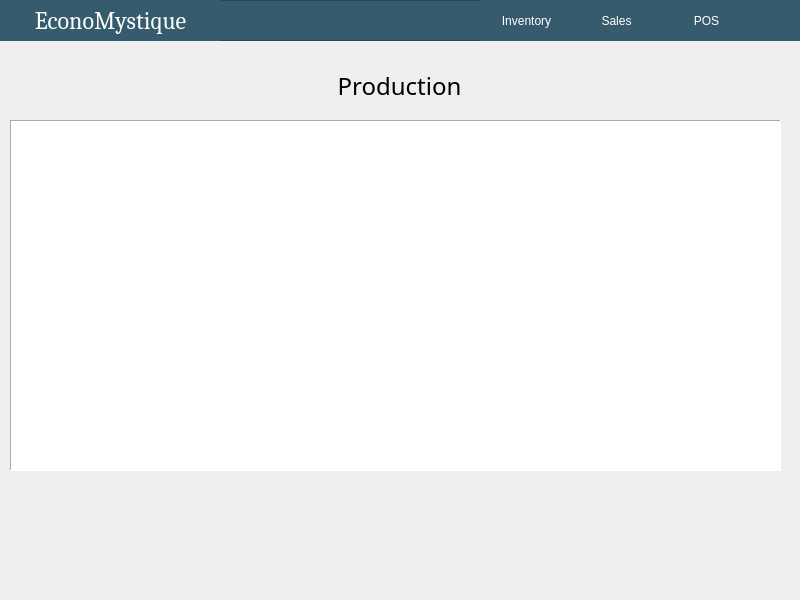
<?xml version="1.0" encoding="UTF-8"?>
<ui version="4.0">
 <class>Form</class>
 <widget class="QWidget" name="Form">
  <property name="geometry">
   <rect>
    <x>0</x>
    <y>0</y>
    <width>800</width>
    <height>600</height>
   </rect>
  </property>
  <property name="windowTitle">
   <string>Form</string>
  </property>
  <widget class="QFrame" name="frame">
   <property name="geometry">
    <rect>
     <x>0</x>
     <y>0</y>
     <width>801</width>
     <height>41</height>
    </rect>
   </property>
   <property name="styleSheet">
    <string notr="true">background: #365b6d;</string>
   </property>
   <property name="frameShape">
    <enum>QFrame::StyledPanel</enum>
   </property>
   <property name="frameShadow">
    <enum>QFrame::Raised</enum>
   </property>
   <widget class="QLabel" name="titleLabel">
    <property name="geometry">
     <rect>
      <x>0</x>
      <y>0</y>
      <width>221</width>
      <height>41</height>
     </rect>
    </property>
    <property name="font">
     <font>
      <family>Cambria</family>
      <pointsize>18</pointsize>
     </font>
    </property>
    <property name="styleSheet">
     <string notr="true">color: white;</string>
    </property>
    <property name="text">
     <string>EconoMystique</string>
    </property>
    <property name="alignment">
     <set>Qt::AlignCenter</set>
    </property>
   </widget>
   <widget class="QPushButton" name="btnPOS">
    <property name="geometry">
     <rect>
      <x>660</x>
      <y>0</y>
      <width>93</width>
      <height>41</height>
     </rect>
    </property>
    <property name="font">
     <font>
      <pointsize>9</pointsize>
     </font>
    </property>
    <property name="cursor">
     <cursorShape>PointingHandCursor</cursorShape>
    </property>
    <property name="styleSheet">
     <string notr="true">QPushButton {
    background-color: #365b6d;
    color: white;
    border-radius: 50px;
}
QPushButton:hover {
    background-color: #5b8ca4;
}
QPushButton:pressed {
    border-style: inset;
    background-color: #365b6d;
}
</string>
    </property>
    <property name="text">
     <string>POS</string>
    </property>
   </widget>
   <widget class="QPushButton" name="btnAccount">
    <property name="geometry">
     <rect>
      <x>750</x>
      <y>0</y>
      <width>51</width>
      <height>41</height>
     </rect>
    </property>
    <property name="cursor">
     <cursorShape>PointingHandCursor</cursorShape>
    </property>
    <property name="styleSheet">
     <string notr="true">QPushButton {
    background-color: #365b6d;
    color: white;
    border-radius: 50px;
}
QPushButton:hover {
    background-color: #5b8ca4;
}
QPushButton:pressed {
    border-style: inset;
    background-color: #365b6d;
}
</string>
    </property>
    <property name="text">
     <string/>
    </property>
    <property name="icon">
     <iconset>
      <normaloff>img/pfBtn.png</normaloff>img/pfBtn.png</iconset>
    </property>
    <property name="iconSize">
     <size>
      <width>40</width>
      <height>40</height>
     </size>
    </property>
   </widget>
   <widget class="QPushButton" name="btnSales">
    <property name="geometry">
     <rect>
      <x>570</x>
      <y>0</y>
      <width>93</width>
      <height>41</height>
     </rect>
    </property>
    <property name="font">
     <font>
      <pointsize>9</pointsize>
     </font>
    </property>
    <property name="cursor">
     <cursorShape>PointingHandCursor</cursorShape>
    </property>
    <property name="styleSheet">
     <string notr="true">QPushButton {
    background-color: #365b6d;
    color: white;
    border-radius: 50px;
}
QPushButton:hover {
    background-color: #5b8ca4;
}
QPushButton:pressed {
    border-style: inset;
    background-color: #365b6d;
}
</string>
    </property>
    <property name="text">
     <string>Sales</string>
    </property>
   </widget>
   <widget class="QPushButton" name="btnInventory">
    <property name="geometry">
     <rect>
      <x>480</x>
      <y>0</y>
      <width>93</width>
      <height>41</height>
     </rect>
    </property>
    <property name="font">
     <font>
      <pointsize>9</pointsize>
     </font>
    </property>
    <property name="cursor">
     <cursorShape>PointingHandCursor</cursorShape>
    </property>
    <property name="styleSheet">
     <string notr="true">QPushButton {
    background-color: #365b6d;
    color: white;
    border-radius: 50px;
}
QPushButton:hover {
    background-color: #5b8ca4;
}
QPushButton:pressed {
    border-style: inset;
    background-color: #365b6d;
}
</string>
    </property>
    <property name="text">
     <string>Inventory</string>
    </property>
   </widget>
  </widget>
  <widget class="QLabel" name="InventoryStatus">
   <property name="geometry">
    <rect>
     <x>9</x>
     <y>50</y>
     <width>781</width>
     <height>71</height>
    </rect>
   </property>
   <property name="font">
    <font>
     <family>Sans Serif Collection</family>
     <pointsize>18</pointsize>
     <weight>50</weight>
     <bold>false</bold>
    </font>
   </property>
   <property name="styleSheet">
    <string notr="true">background-color: transparent;</string>
   </property>
   <property name="text">
    <string>Production</string>
   </property>
   <property name="alignment">
    <set>Qt::AlignCenter</set>
   </property>
  </widget>
  <widget class="QTableWidget" name="productsTable">
   <property name="geometry">
    <rect>
     <x>10</x>
     <y>120</y>
     <width>771</width>
     <height>351</height>
    </rect>
   </property>
   <property name="sizePolicy">
    <sizepolicy hsizetype="Fixed" vsizetype="Fixed">
     <horstretch>0</horstretch>
     <verstretch>0</verstretch>
    </sizepolicy>
   </property>
   <property name="maximumSize">
    <size>
     <width>771</width>
     <height>351</height>
    </size>
   </property>
   <property name="styleSheet">
    <string notr="true">background: #ffffff</string>
   </property>
   <property name="frameShape">
    <enum>QFrame::Panel</enum>
   </property>
  </widget>
 </widget>
 <resources/>
 <connections/>
</ui>
